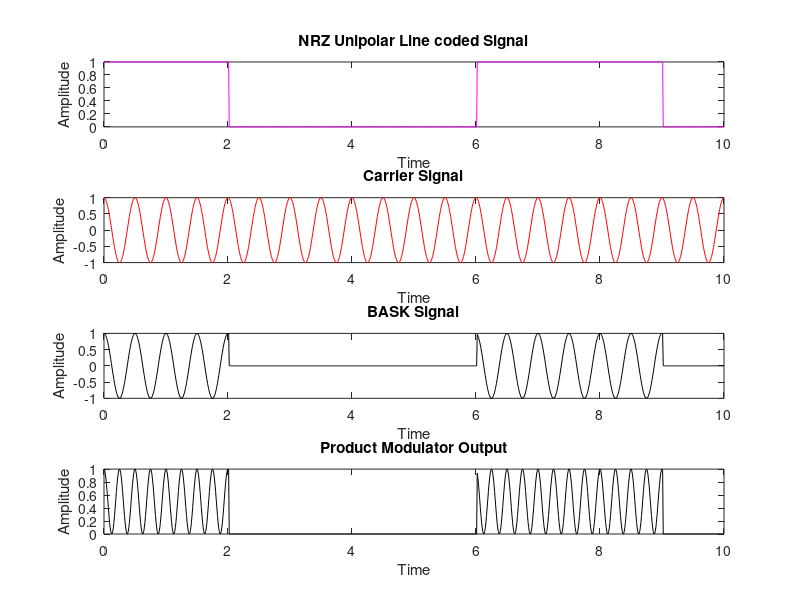

Source code (MATLAB): (Note: this script raises an error after producing the figure.)
%BASK Modulation and Demodulation

%% Input Bits Generation
N=10; %Input Size
n=randi([0 1],1,N); % Random N bits generation : 1 or 0

%% Unipolar Mapping
for ii=1:N
    if n(ii)==0
        nn(ii)=0;
    else 
        nn(ii)=1;
    end
end

%% Unipolar NRZ signal
S=100; %Sampling frequency for MATLAB, basically it is the number of points for representation of 1 bit
       %Simply called "Samples per Bit"
i=1;
t=0:1/S:N;
for j=1:length(t)
    if t(j)<=i
        m(j)=nn(i);
    else
        m(j)=nn(i);%This line of code is written to maintain a continuum in the waveform
        i=i+1;
    end
end
subplot(411);
plot(t,m,'m'); xlabel('Time'); ylabel('Amplitude');
title('NRZ Unipolar Line coded Signal');

%% Carrier Signal Generation
c=cos(2*pi*2*t);
subplot(412);
plot(t,c,'r'); xlabel('Time'); ylabel('Amplitude');
title('Carrier Signal');


%% BASK Signal Generation
x=m.*c;
subplot(413);
plot(t,x,'k'); xlabel('Time'); ylabel('Amplitude');
title('BASK Signal');

%% Coherent Detection
% We consider no noise case
y=x; %Received Signal=Transmitted Signal, since Coherent Detection

y1=y.*c; %Product Modulator Output
subplot(414);
plot(t,y1,'k'); xlabel('Time'); ylabel('Amplitude');
title('Product Modulator Output');

%% Integrator
int_op=[];
for ii=0:S:length(y1)-S %from 0 to the second last bit as integrating the second last goes on to the last bit
                        %trapz: Trapezoidal Numerical Integration
                        %division by S is done to find the average area
                        %between every 2 bits
    int_o=(1/S)*trapz(y1(ii+1:ii+S));
    int_op=[int_op  int_o];
end

%% Decision Device
Th= 0.5; %Threshold for BASK
disp('Detected Bits:')
det=(round(int_op,1)>=Th) %round(input,number of significant places) and compare with the Threshold  

%% BER Computation
ber=sum(n~=det)/N %Count number of detected bits which are not equal to the original input 

% Clearly as there is no noise so the BER=0
